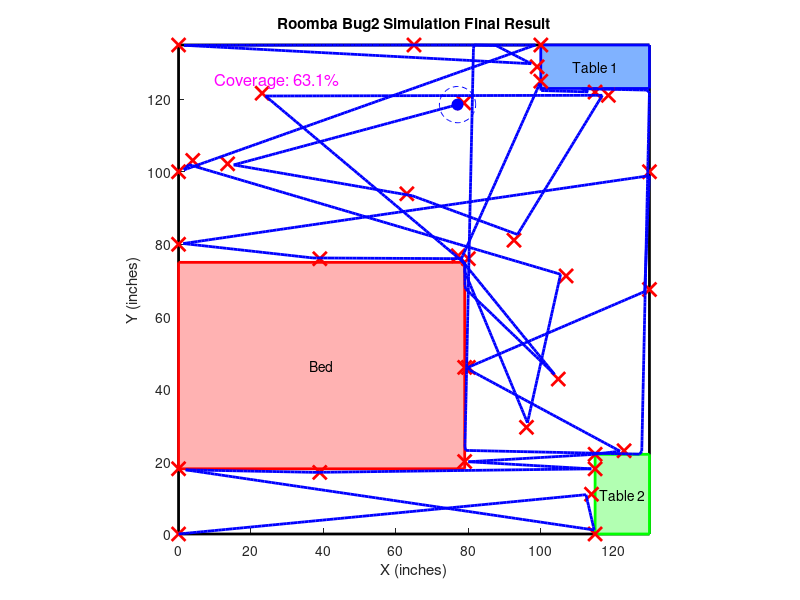

The MATLAB script that drew this image:
clc; clear; close all;

%% Parameters and Setup
room_width = 130;
room_height = 135;
max_speed = 10;
dt = 0.1;
step = max_speed * dt;
robot_radius = 5;  
sim_time_minutes = 10;
max_iterations = (sim_time_minutes * 60) / dt;

% Obstacles
table1_x = 100; table1_y = 123; table1_width = 30; table1_height = 12;
table2_x = 115; table2_y = 0;   table2_width = 15; table2_height = 22;
bed_x = 0;      bed_y = 18;       bed_width = 79;  bed_height = 57;

grid_resolution = 1;
grid_rows = room_height + 1; grid_cols = room_width + 1;
coverage = false(grid_rows, grid_cols);

% Goal Points (I chose these)
goal_points = [ ...
    0     ,   0;
    114   ,   11;
    115   ,   0;
    0     ,   18;
    39    ,   17;
    115   ,   18;
    79    ,   20;
    115   ,   22;
    123   ,   23;
    79    ,   46;
    80    ,   46;
    130   ,  67.5;
    130   ,  100;
    0     ,   80;
    39    ,   76;
    80    ,   76;
    100   ,  125;
    115   ,  122;
    99    ,  129;
    0     ,  135;
    65    ,  135;
    100   ,  135;
    0     ,  100;
];

% Generate 20 extra free-space points
num_extra_points = 11;
extra_points = [];
while size(extra_points,1) < num_extra_points
    candidate = [room_width * rand(), room_height * rand()];
    if (candidate(1) >= table1_x && candidate(1) <= (table1_x + table1_width) && ...
        candidate(2) >= table1_y && candidate(2) <= (table1_y + table1_height))
        continue;
    end
    if (candidate(1) >= table2_x && candidate(1) <= (table2_x + table2_width) && ...
        candidate(2) >= table2_y && candidate(2) <= (table2_y + table2_height))
        continue;
    end
    if (candidate(1) >= bed_x && candidate(1) <= (bed_x + bed_width) && ...
        candidate(2) >= bed_y && candidate(2) <= (bed_y + bed_height))
        continue;
    end
    extra_points = [extra_points; candidate];
end

goal_points = [goal_points; extra_points];

goal_index = 2;
current_goal = goal_points(goal_index, :);
robot_pos = goal_points(1, :);
current_direction = 0;
robot_path = robot_pos;

ix = min(grid_cols, max(1, floor(robot_pos(1)/grid_resolution) + 1));
iy = min(grid_rows, max(1, floor(robot_pos(2)/grid_resolution) + 1));
coverage(iy, ix) = true;

% Collision check function
check_collision = @(pos) ( pos(1) < 0 || pos(1) > room_width || ...
                           pos(2) < 0 || pos(2) > room_height || ...
                          ((pos(1) >= table1_x) && (pos(1) <= (table1_x + table1_width)) && ...
                           (pos(2) >= table1_y) && (pos(2) <= (table1_y + table1_height))) || ...
                          ((pos(1) >= table2_x) && (pos(1) <= (table2_x + table2_width)) && ...
                           (pos(2) >= table2_y) && (pos(2) <= (table2_y + table2_height))) || ...
                          ((pos(1) >= bed_x) && (pos(1) <= (bed_x + bed_width)) && ...
                           (pos(2) >= bed_y) && (pos(2) <= (bed_y + bed_height))) );

% Bug2 State Setup
mode = 0;  % 0: GO-TO-GOAL, 1: FOLLOW-BOUNDARY
dtheta = pi/36;
tolerance = 2;
hit_point = [];
hit_distance = Inf;

%% Simulation Loop (Calculation Only)
for iter = 1:max_iterations
    if mode == 0  % GO-TO-GOAL
        desired_direction = atan2(current_goal(2) - robot_pos(2), current_goal(1) - robot_pos(1));
        next_pos = robot_pos + step * [cos(desired_direction), sin(desired_direction)];
        if ~check_collision(next_pos)
            robot_pos = next_pos;
            current_direction = desired_direction;
        else
            mode = 1;
            hit_point = robot_pos;
            hit_distance = norm(robot_pos - current_goal);
        end
        if norm(robot_pos - current_goal) < tolerance
            goal_index = goal_index + 1;
            if goal_index > size(goal_points,1)
                break;
            else
                current_goal = goal_points(goal_index, :);
                mode = 0;
            end
        end
    elseif mode == 1  % FOLLOW-BOUNDARY
        found_direction = false;
        new_direction = current_direction;
        for angle_adjust = 0:dtheta:(2*pi)
            candidate_direction = current_direction - angle_adjust;
            candidate_next = robot_pos + step * [cos(candidate_direction), sin(candidate_direction)];
            if ~check_collision(candidate_next)
                found_direction = true;
                new_direction = candidate_direction;
                break;
            end
        end
        if found_direction
            current_direction = new_direction;
            robot_pos = robot_pos + step * [cos(current_direction), sin(current_direction)];
        end
        if ~isempty(hit_point)
            A = hit_point; B = current_goal; P = robot_pos;
            if norm(B - A) > 0
                distance_to_line = abs(det([B-A; P-A])) / norm(B - A);
            else
                distance_to_line = norm(P - A);
            end
            if (distance_to_line < 1) && (norm(P - current_goal) < hit_distance)
                mode = 0;
                hit_point = [];
            end
        end
    end
    robot_path = [robot_path; robot_pos];
    ix_center = min(grid_cols, max(1, floor(robot_pos(1) / grid_resolution) + 1));
    iy_center = min(grid_rows, max(1, floor(robot_pos(2) / grid_resolution) + 1));
    ix_range = max(1, ix_center - ceil(robot_radius / grid_resolution)) : min(grid_cols, ix_center + ceil(robot_radius / grid_resolution));
    iy_range = max(1, iy_center - ceil(robot_radius / grid_resolution)) : min(grid_rows, iy_center + ceil(robot_radius / grid_resolution));
    for ix = ix_range
        for iy = iy_range
            cell_x = (ix - 1) * grid_resolution;
            cell_y = (iy - 1) * grid_resolution;
            if norm([cell_x, cell_y] - robot_pos) <= robot_radius
                coverage(iy, ix) = true;
            end
        end
    end    
end

covered_cells = sum(coverage(:));
total_cells = grid_rows * grid_cols;
coverage_percent = (covered_cells / total_cells) * 100;

%% Final Plot
figure; hold on; axis equal;
xlim([0 room_width]); ylim([0 room_height]);
xlabel('X (inches)'); ylabel('Y (inches)');
title('Roomba Bug2 Simulation Final Result');
rectangle('Position', [0, 0, room_width, room_height], 'EdgeColor', 'k', 'LineWidth', 2);
rectangle('Position', [table1_x, table1_y, table1_width, table1_height], 'FaceColor', [0.5 0.7 1], 'EdgeColor', 'b', 'LineWidth', 2);
text(table1_x + table1_width/2, table1_y + table1_height/2, 'Table 1', 'HorizontalAlignment', 'center');
rectangle('Position', [table2_x, table2_y, table2_width, table2_height], 'FaceColor', [0.7 1 0.7], 'EdgeColor', 'g', 'LineWidth', 2);
text(table2_x + table2_width/2, table2_y + table2_height/2, 'Table 2', 'HorizontalAlignment', 'center');
rectangle('Position', [bed_x, bed_y, bed_width, bed_height], 'FaceColor', [1 0.7 0.7], 'EdgeColor', 'r', 'LineWidth', 2);
text(bed_x + bed_width/2, bed_y + bed_height/2, 'Bed', 'HorizontalAlignment', 'center');
plot(goal_points(:,1), goal_points(:,2), 'rx', 'MarkerSize', 10, 'LineWidth', 2);
plot(robot_path(:,1), robot_path(:,2), 'b-', 'LineWidth', 2);
plot(robot_pos(1), robot_pos(2), 'bo', 'MarkerSize', 8, 'MarkerFaceColor', 'b');
theta = linspace(0, 2*pi, 100);
plot(robot_pos(1) + robot_radius * cos(theta), robot_pos(2) + robot_radius * sin(theta), 'b--');
text(10, room_height - 10, sprintf('Coverage: %.1f%%', coverage_percent), 'FontSize', 12, 'Color', 'm');
